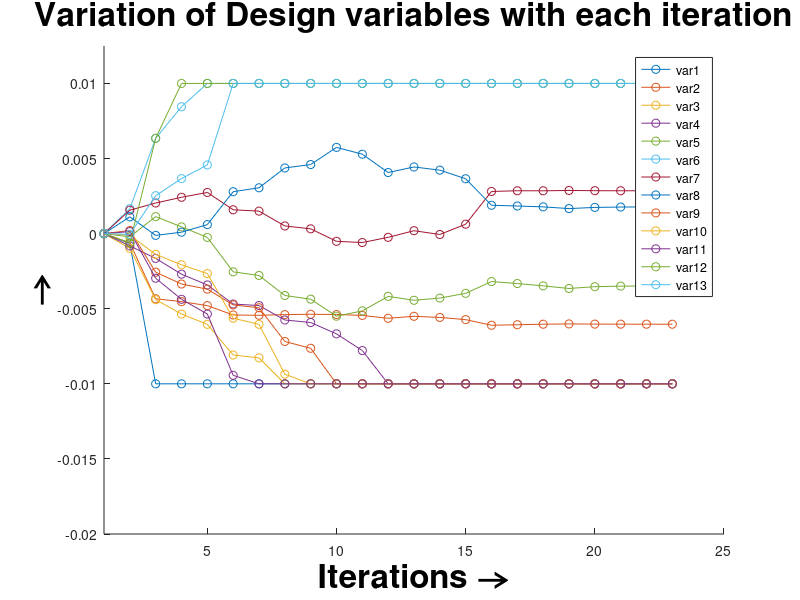
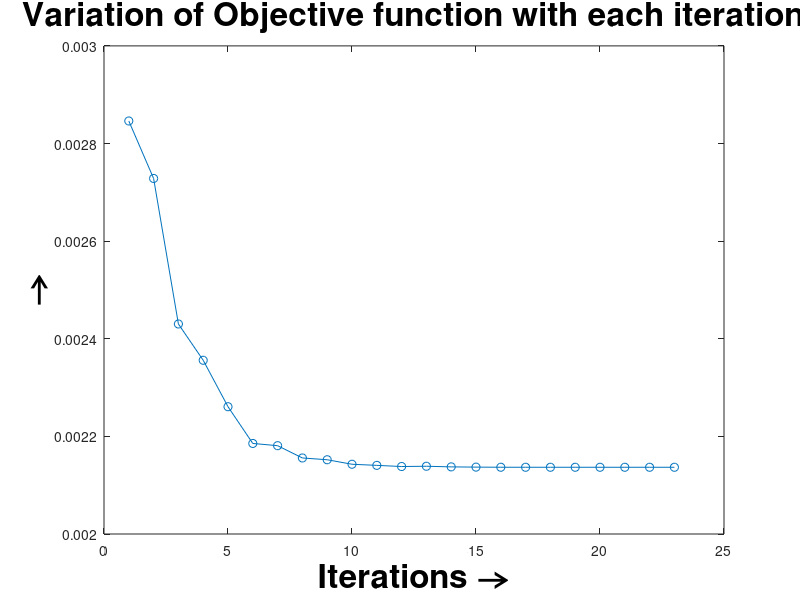

MATLAB code for these plots, in order:
clear all;
close all;
clc;
format longe;

load sequential.txt
load plotdata.txt

x = sequential(:,1);
dp1 = sequential(:,2);
dp2 = sequential(:,3);
dp3 = sequential(:,4);
dp4 = sequential(:,5);
dp5 = sequential(:,6);
dp6 = sequential(:,7);
dp7 = sequential(:,8);
dp8 = sequential(:,9);
dp9 = sequential(:,10);
dp10 = sequential(:,11);
dp11 = sequential(:,12);
dp12 = sequential(:,13);
dp13 = sequential(:,14);
obj = sequential(:,15);

figure (1);
hold on;
plot(x,dp1,'o-');
plot(x,dp2,'o-');
plot(x,dp3,'o-');
plot(x,dp4,'o-');
plot(x,dp5,'o-');
plot(x,dp6,'o-');
plot(x,dp7,'o-');
plot(x,dp8,'o-');
plot(x,dp9,'o-');
plot(x,dp10,'o-');
plot(x,dp11,'o-');
plot(x,dp12,'o-');
plot(x,dp13,'o-');
legend('var1','var2','var3','var4','var5','var6','var7','var8','var9','var10','var11','var12','var13');

axis([1,25,-0.02,0.0125]);
xlabel('Iterations \rightarrow','FontSize',24,'FontWeight','bold','Color','k');
ylabel('\rightarrow','FontSize',24,'FontWeight','bold','Color','k');
title('Variation of Design variables with each iteration','FontSize',24,'FontWeight','bold','Color','k');

figure (2);
plot(x,obj,'o-');
xlabel('Iterations \rightarrow','FontSize',24,'FontWeight','bold','Color','k');
ylabel('\rightarrow','FontSize',24,'FontWeight','bold','Color','k');
title('Variation of Objective function with each iteration','FontSize',24,'FontWeight','bold','Color','k');

